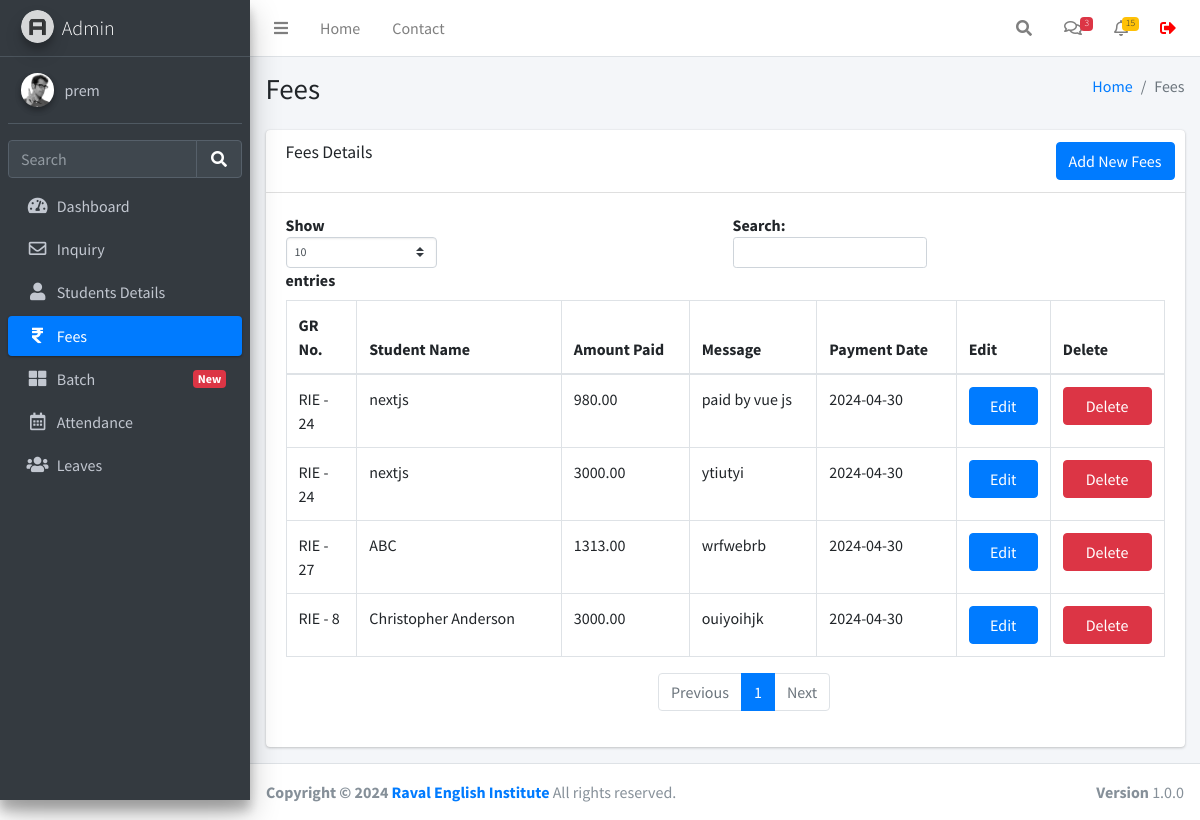
Screenshot of /fees.php (signed in) with the database file from the repository.
### tables this page shows
CREATE TABLE `users` (
  `id` int(11) NOT NULL,
  `username` varchar(255) NOT NULL,
  `fullname` varchar(255) NOT NULL,
  `email` varchar(255) NOT NULL,
  `mobile` varchar(255) NOT NULL,
  `password` varchar(255) NOT NULL,
  `created_at` datetime NOT NULL DEFAULT current_timestamp()
);

CREATE TABLE `receipt` (
  `id` int(11) NOT NULL,
  `student_id` int(11) NOT NULL,
  `amount` decimal(10,2) NOT NULL,
  `payment_date` date NOT NULL,
  `message` varchar(255) DEFAULT NULL,
  `created_at` timestamp NOT NULL DEFAULT current_timestamp()
);

CREATE TABLE `studentinfo` (
  `id` int(11) NOT NULL,
  `name` varchar(255) DEFAULT NULL,
  `batch` varchar(100) DEFAULT NULL,
  `father_name` varchar(255) DEFAULT NULL,
  `mother_name` varchar(255) DEFAULT NULL,
  `dob` date DEFAULT NULL,
  `gender` varchar(50) DEFAULT NULL,
  `mobile_number` varchar(15) DEFAULT NULL,
  `fee_status` varchar(50) DEFAULT NULL,
  `profession` varchar(100) DEFAULT NULL,
  `address` varchar(255) DEFAULT NULL,
  `admission_time` date DEFAULT NULL,
  `created_at` datetime NOT NULL DEFAULT current_timestamp()
);

### function.php (called while the page is built, shortened)
<?php
require_once('db.php');
function selectFromTable($tableName, $columns, $whereConditions) {
    global $db;
    try {
        $sql = "SELECT " . implode(', ', $columns) . " FROM $tableName";
        $stmt = $db->prepare($sql);
        $stmt->execute();
        return $stmt->fetchAll(PDO::FETCH_ASSOC);
    } catch (PDOException $e) {
        return false;
    }
}
?>

### fees.php (the view, shortened to what this page needs)
<!DOCTYPE html>
<html lang="en">
<head>
</head>
<?php
include ('./header.php');
?>
<div class="content-wrapper">
  <div class="content-header">
    <div class="container-fluid">
      <div class="row mb-2">
        <div class="col-sm-6">
          <h1 class="m-0">Fees</h1>
        </div>
        <div class="col-sm-6">
          <ol class="breadcrumb float-sm-right">
            <li class="breadcrumb-item"><a href="./dashboard.php">Home</a></li>
            <li class="breadcrumb-item active">Fees</li>
          </ol>
        </div>
      </div>
    </div>
  </div>
  <section class="content">
    <div class="container-fluid">
      <div class="row">
        <div class="col-12">
          <div class="card">
            <div class="card-header">
              <h3 class="card-title">Fees Details</h3>
              <div class="card-tools">
                <a href="./feesform.php" class="btn btn-primary">Add New Fees</a>
              </div>
            </div>
            <div class="card-body">
              <div class="table-responsive">
                <table id="example1" class="table table-bordered">
                  <thead>
                    <tr>
                      <th>GR No.</th>
                      <th>Student Name</th>
                      <th>Amount Paid</th>
                      <th>Message</th>
                      <th>Payment Date</th>
                      <th>Edit</th>
                      <th>Delete</th>
                    </tr>
                  </thead>
                  <tbody>
                    <?php
                    require_once 'function.php';
                    $results = selectFromTable('receipt r JOIN studentinfo s ON r.student_id = s.id', ['r.id', 'r.student_id', 's.name', 'r.amount', 'r.message', 'r.payment_date'], []);
                    foreach ($results as $row) {
                      echo "<tr>";
                      echo "<td> RIE - " . $row['student_id'] . "</td>";
                      echo "<td>" . $row['name'] . "</td>";
                      echo "<td>" . $row['amount'] . "</td>";
                      echo "<td>" . $row['message'] . "</td>";
                      echo "<td>" . $row['payment_date'] . "</td>";
                      echo "<td><a href='feesform.php?id=" . $row['id'] . "' class='btn btn-primary col-md-12'>Edit</a></td>";
                      echo "<td><a href='javascript:void(0);' onclick='confirmDelete(" . $row['id'] . ")' class='btn btn-danger col-md-12'>Delete</a></td>";
                      echo "</tr>";
                    }
                    ?>
                  </tbody>
                </table>
              </div>
            </div>
          </div>
        </div>
      </div>
    </div>
  </section>
</div>
<?php include ('./footer.php'); ?>

### header.php (shortened to what this page needs)
<?php
require_once 'db.php';
$query = $db->prepare("SELECT * FROM users WHERE id = :id");
$query->execute(['id' => $_SESSION['user_id']]);
$user = $query->fetch(PDO::FETCH_ASSOC);
?>
<!DOCTYPE html>
<html lang="en">
<head>
  <link rel="stylesheet" href="./plugins/fontawesome-free/css/all.min.css">
  <link rel="stylesheet" href="https://code.ionicframework.com/ionicons/2.0.1/css/ionicons.min.css">
  <link rel="stylesheet" href="./plugins/icheck-bootstrap/icheck-bootstrap.min.css">
  <link rel="stylesheet" href="./asset/css/adminlte.min.css">
</head>
<body class="hold-transition sidebar-mini layout-fixed">
<div class="wrapper">
  <nav class="main-header navbar navbar-expand navbar-white navbar-light sticky-top">
    <ul class="navbar-nav">
      <li class="nav-item">
        <a class="nav-link" data-widget="pushmenu" href="#" role="button"><i class="fas fa-bars"></i></a>
      </li>
      <li class="nav-item d-none d-sm-inline-block">
        <a href="./dashboard.php" class="nav-link">Home</a>
      </li>
      <li class="nav-item d-none d-sm-inline-block">
        <a href="#" class="nav-link">Contact</a>
      </li>
    </ul>
    <ul class="navbar-nav ml-auto">
      <li class="nav-item">
        <a class="nav-link" data-widget="navbar-search" href="#" role="button">
          <i class="fas fa-search"></i>
        </a>
      </li>
      <li class="nav-item dropdown">
        <a class="nav-link" data-toggle="dropdown" href="#">
          <i class="far fa-comments"></i>
          <span class="badge badge-danger navbar-badge">3</span>
        </a>
      </li>
      <li class="nav-item dropdown">
        <a class="nav-link" data-toggle="dropdown" href="#">
          <i class="far fa-bell"></i>
          <span class="badge badge-warning navbar-badge">15</span>
        </a>
      </li>
      <li class="nav-item">
        <form method="POST">
        <button class="nav-link" type="submit" name="logout" style="
        text-decoration: none;
        border: none;
        background-color: transparent;">
        <i class="fas fa-sign-out-alt" style="color: red;"></i>
        </button>
      </li>
    </ul>
  </nav>
  <aside class="main-sidebar sidebar-dark-primary elevation-4">
    <a href="./dashboard.php" class="brand-link">
      <img src="./asset/img/AdminLTELogo.png" alt="AdminLTE Logo" class="brand-image img-circle elevation-3" style="opacity: .8">
      <span class="brand-text font-weight-light">Admin</span>
    </a>
    <div class="sidebar">
      <div class="user-panel mt-3 pb-3 mb-3 d-flex">
        <div class="image">
          <img src="./asset/img/user2-160x160.jpg" class="img-circle elevation-2" alt="User Image">
        </div>
        <div class="info">
          <a href="./profile.php" class="d-block"><?php echo $user['username']; ?></a>
        </div>
      </div>
      <div class="form-inline">
        <div class="input-group" data-widget="sidebar-search">
          <input class="form-control form-control-sidebar" type="search" placeholder="Search" aria-label="Search">
          <div class="input-group-append">
            <button class="btn btn-sidebar">
              <i class="fas fa-search fa-fw"></i>
            </button>
          </div>
        </div>
      </div>
      <nav class="mt-2">
        <ul class="nav nav-pills nav-sidebar flex-column" data-widget="treeview" role="menu" data-accordion="false">
          <li class="nav-item">
            <a href="./dashboard.php" class="nav-link
            <?php if (strpos($_SERVER['REQUEST_URI'], 'dashboard.php') !== false) {echo "active";}?>">
              <i class="nav-icon fas fa-tachometer-alt"></i>
              <p>
                Dashboard
              </p>
            </a>
          </li>
          <li class="nav-item">
            <a href="./inquiry.php" class="nav-link
            <?php if (strpos($_SERVER['REQUEST_URI'], 'inquiry.php') !== false) {echo "active";}?>">
              <i class="nav-icon far fa-envelope"></i>
              <p>
              Inquiry
              </p>
            </a>
          <li class="nav-item">
            <a href="./studentsdetails.php" class="nav-link
            <?php if (strpos($_SERVER['REQUEST_URI'], 'studentsdetails.php') !== false) {echo "active";}?>">
              <i class="nav-icon fas fa-user"></i>
              <p>
                Students Details
              </p>
            </a>
          </li>
          <li class="nav-item">
            <a href="./fees.php" class="nav-link
            <?php if (strpos($_SERVER['REQUEST_URI'], 'fees.php') !== false) {echo "active";}?>">
            <i class="nav-icon fas fa-rupee-sign"></i>
              <p>
                Fees
              </p>
            </a>
          </li>
          <li class="nav-item">
            <a href="./batch.php" class="nav-link
            <?php if (strpos($_SERVER['REQUEST_URI'], 'batch.php') !== false) {echo "active";}?>">
            <i class="nav-icon fas fa-th-large"></i>
              <p>
                Batch
                <span class="badge badge-danger right">New</span>
              </p>
            </a>
          </li>
          <li class="nav-item">
            <a href="./attendance.php" class="nav-link
            <?php if (strpos($_SERVER['REQUEST_URI'], 'attendance.php') !== false) {echo "active";}?>">
              <i class="nav-icon far fa-calendar-alt"></i>
              <p>
                Attendance
              </p>
            </a>
          </li>
          <li class="nav-item">
            <a href="./leaves.php" class="nav-link
            <?php if (strpos($_SERVER['REQUEST_URI'], 'leaves.php') !== false) {echo "active";}?>">
              <i class="nav-icon fas fa-users"></i>
              <p>
                Leaves
              </p>
            </a>
          </li>
        </ul>
      </nav>
    </div>
  </aside>

### rows the page displays
users: username "prem"
receipt: student "24", student.name "nextjs", amount "980.00", message "paid by vue js", payment_date "2024-04-30"
receipt: student "27", student.name "ABC", amount "1313.00", message "wrfwebrb", payment_date "2024-04-30"
receipt: student "24", student.name "nextjs", amount "3000.00", message "ytiutyi", payment_date "2024-04-30"
receipt: student "8", student.name "Christopher Anderson", amount "3000.00", message "ouiyoihjk", payment_date "2024-04-30"
